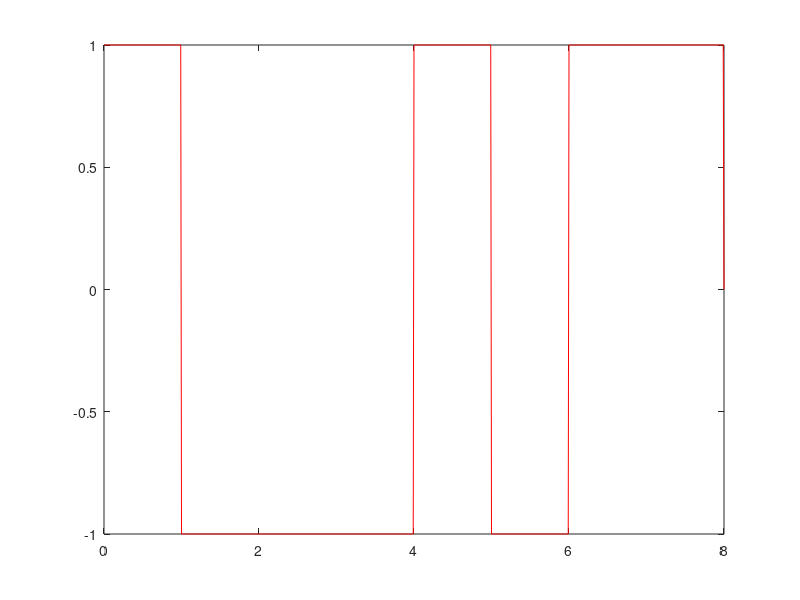

MATLAB code to generate this figure:

bits = [0 1 0 0 1 1 1 0];
bitrate = 1;

T = length(bits)/bitrate; % full time of bit sequence
n = 100;
N = n*length(bits);
t = 0:T/N:T;
prev_level = 1;
inversion = -1;
x = zeros(1,length(t)); % output signal
for i = 0:length(bits)-1
  if bits(i+1) == 1
    x(i*n+1:(i+1)*n) = inversion;
    prev_level = inversion;
    if(inversion==1)
        inversion = -1;
    else
        inversion = 1;
    end
  else
    x(i*n+1:(i+1)*n) = prev_level;
  end
end

plot(t, x, 'r');